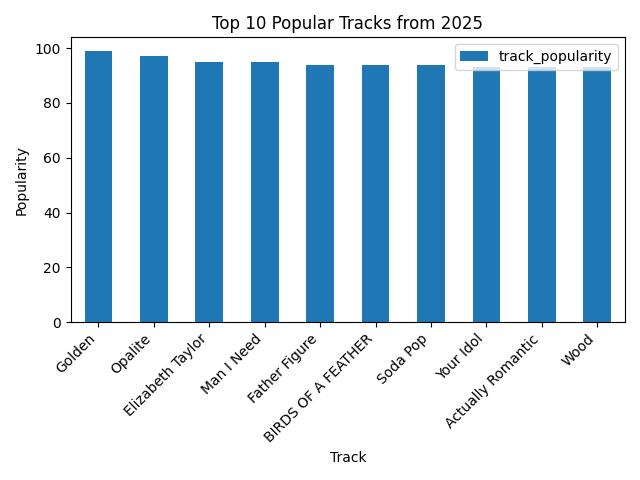

Reproduce this figure in Python.
import pandas as pd
import matplotlib.pyplot as plt

# Load data
datafile = pd.read_csv("data_visualization_spotify\spotify_data_clean.csv")

sort_column = 'track_popularity'
ascending_order = False
datafile.sort_values(
    by=sort_column,
    ascending=ascending_order,
    inplace=True
)

# Quick sanity check
print(datafile.head())
print(datafile.info())

# Example 1: Bar chart (top 10 categories)
top_tracks = datafile[['track_popularity', 'track_name']].head(10)
print("First 10 Rows:\n", top_tracks)

plt.figure()
top_tracks.plot.bar(
    x='track_name',
    y='track_popularity',
    title='Top 10 Popular Tracks recently'
)
plt.title("Top 10 Popular Tracks from 2025")
plt.xlabel("Track")
plt.ylabel("Popularity")
plt.xticks(rotation=45,ha='right')
plt.tight_layout()
plt.show()
